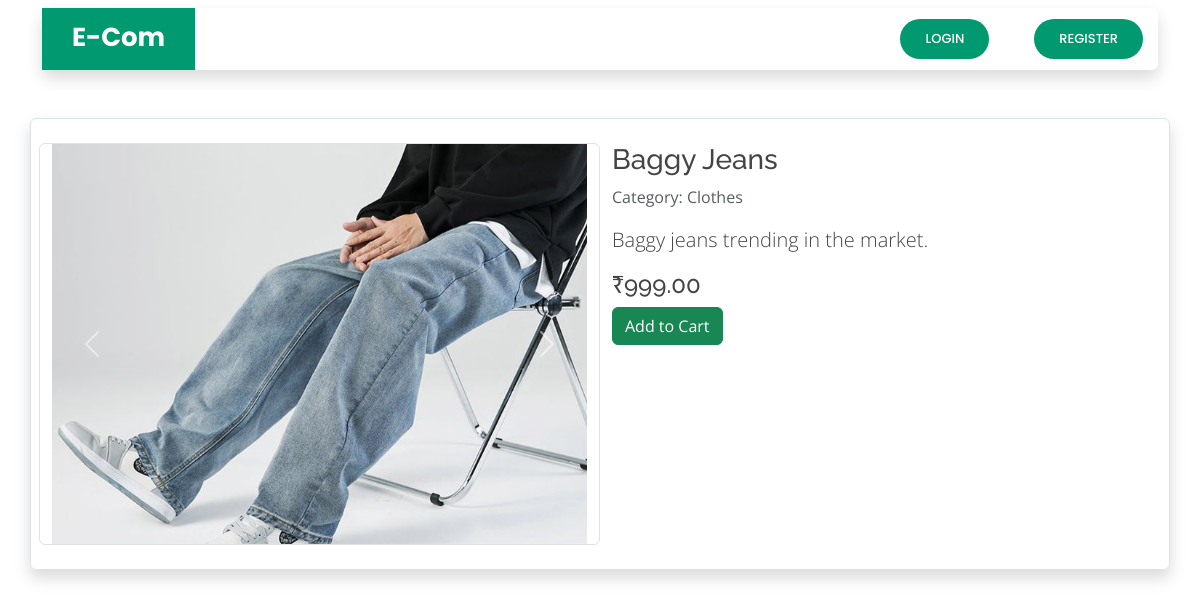
/product_desc/4, run on the app's committed database.
### core/models.py (models this page shows, shortened)
class Product(models.Model):
    name = models.CharField(max_length=100)
    category = models.ForeignKey(Category, on_delete=models.CASCADE)
    desc = models.TextField()
    product_available_count = models.IntegerField(default=0)
    price = models.FloatField(default=0.00)
    img = models.ImageField(upload_to='images/')

class Category(models.Model):
    category = models.CharField(max_length=200)
    def __str__(self):
        return self.category

### core/views.py (the view)
# urls.py: path('product_desc/<pk>', views.product_desc, name='product_desc'),
def product_desc(request, pk):
    product = Product.objects.get(pk=pk)
    return render(request, 'core/product_desc.html', {'product': product})

### templates/core/product_desc.html (shortened to what this page needs)
{% load static %}
<!DOCTYPE html>
<html lang="en">
  {% load cart_template_tag %}
<head>
  <link rel="stylesheet" href="https://cdnjs.cloudflare.com/ajax/libs/font-awesome/5.15.3/css/all.min.css">
  <link rel="stylesheet" href="https://stackpath.bootstrapcdn.com/bootstrap/4.5.2/css/bootstrap.min.css">
  <link rel="stylesheet" href="{% static 'vendor/bootstrap/css/bootstrap.min.css' %}" >
  <link rel="stylesheet" href="{% static 'vendor/bootstrap-icons/bootstrap-icons.css' %}" >
  <link rel="stylesheet" href="{% static 'vendor/boxicons/css/boxicons.min.css' %}" >
  <link rel="stylesheet" href="{% static 'vendor/aos/aos.css' %}" >
  <link rel="stylesheet" href="{% static 'vendor/glightbox/css/glightbox.min.css' %}" >
  <link rel="stylesheet" href="{% static 'vendor/remixicon/remixicon.css' %}" >
  <link rel="stylesheet" href="{% static 'vendor/swiper/swiper-bundle.min.css' %}" >
  <link rel="stylesheet" href="{% static 'css/styles.css' %}" >
</head>
<body>
      <header id="header" class="d-flex align-items-center mt-2">
    <div class="container  ">
      <div class="header-container shadow rounded d-flex align-items-center justify-content-between">
        <div class="logo">
          <h1 class="text-light"><a href='{% url "index" %}'><span>E-Com</span></a></h1>
        </div>
        <nav id="navbar" class="navbar">
          <ul>
            {% if user.is_authenticated %}
            <li><a class="nav-link scrollto active" href='{% url "index" %}'>Home</a></li>
            <li class="nav-item ">
              <a class="nav-link scrollto active" href="{% url 'order_list' %}">
                  <i class="fas fa-shopping-cart"></i>
                  <span class="badge badge-pill badge-danger">{{request.user | cart_item_count}}</span>
              </a>
          </li>
            <li><a class="getstarted " href='{% url "user_logout" %}'>Logout</a></li>
            {% else %}
            <li><a class="getstarted scrollto" href='{% url "user_login" %}'>Login</a></li>
            <li><a class="getstarted scrollto" href='{% url "user_register" %}'>Register</a></li>
            {% endif %}
          </ul>
        </nav>
      </div>
    </div>
  </header>
    <div class="container border rounded shadow mt-2">
        <div class="row py-4 px-2">
            <div class="col-md-6 border rounded">
                <div id="productCarousel" class="carousel slide" data-ride="carousel">
                    <div class="carousel-inner">
                        <div class="carousel-item active">
                            <img src="{{ product.img.url }}" class="d-block w-100 product-img" alt="Product Image">
                        </div>
                    </div>
                    <a class="carousel-control-prev" href="#productCarousel" role="button" data-slide="prev">
                        <span class="carousel-control-prev-icon" aria-hidden="true"></span>
                    </a>
                    <a class="carousel-control-next" href="#productCarousel" role="button" data-slide="next">
                        <span class="carousel-control-next-icon" aria-hidden="true"></span>
                    </a>
                </div>
            </div>
            <div class="col-md-6">
                <h3>{{ product.name }}</h3>
                <p class="text-muted">Category: {{ product.category }}</p>
                <p class="lead">{{ product.desc }}</p>
                <h4>₹{{ product.price|floatformat:2 }}</h4>
                <div class="d-flex justify-content-start mb-3">
                    <a href="{% url 'add_to_cart' product.pk %}" class="btn btn-success mr-2">Add to Cart</a>
                </div>
            </div>
        </div>
    </div>
</body>
</html>

### static/css/styles.css (style rules this page uses)
body { font-family: "Open Sans", sans-serif; color: #444444; }
a { color: #009970; text-decoration: none; }
h1, h2, h3, h4, h5, h6 { font-family: "Raleway", sans-serif; }
#header { transition: all 0.5s; z-index: 997; transition: all 0.5s; top: 20px; }
#header .header-container { background: #fff; }
#header .logo { overflow: hidden; padding: 16px 30px 12px 30px; background: #009970; }
#header .logo h1 { font-size: 26px; padding: 0; line-height: 1; font-weight: 700; font-family: "Poppins", sans-serif; }
#header .logo h1 a, #header .logo h1 a:hover { color: #fff; text-decoration: none; }
.navbar { padding: 0; }
.navbar ul { margin: 0; padding: 0; display: flex; list-style: none; align-items: center; }
.navbar li { position: relative; }
.navbar a, .navbar a:focus { display: flex; align-items: center; justify-content: space-between; padding: 10px 0 10px 30px; color: #36343a; transition: 0.3s; font-size: 13px; font-weight: 500; text-transform: uppercase; font-family: "Poppins", sans-serif; white-space: nowrap; transition: 0.3s; }
.navbar .getstarted, .navbar .getstarted:focus { background: #009970; padding: 10px 25px; margin-left: 30px; margin-right: 15px; border-radius: 50px; color: #fff; }

### templates/core/product_desc.html (style rules this page uses)
.product-img { max-height: 400px; object-fit: cover; }

### data on the page
Product: img (picture), name "Baggy Jeans", category "Clothes", desc "Baggy jeans trending in the market.", price "999.00"
